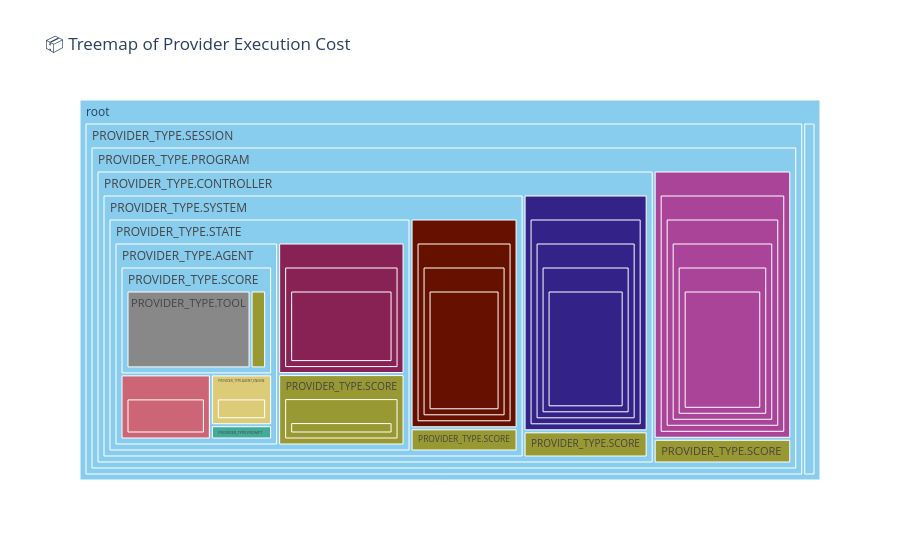

Notebook cell for this chart:
### Markdown cell above
### 📦 Treemap of Provider Execution Cost

This chart presents a **latency-weighted treemap** that reveals the **nested execution structure** of a CodeCritic run — from top-level orchestration down to fine-grained tooling.

#### 🧠 What this code does:
- **Builds a call hierarchy** by tracing each provider’s `called_by_type`, recursively reconstructing the execution path for every log entry.
- **Flattens each path** into separate columns (e.g., `path_0`, `path_1`, ...) so Plotly can visualize the full call stack as a nested tree.
- **Visualizes latency cost** using a treemap, where:
  - Each **box** represents a provider type at a specific nesting level.
  - **Box size** is proportional to total `latency_ms` contributed by that node and its descendants.
  - **Color** corresponds to `provider_type`, using a colorblind-safe palette.

#### 🔍 What you're observing:
- The **upper-left boxes** show top-level orchestrators (e.g., `session`, `program`).
- As you move inward (right and down), you see **nested calls** to `controller`, `system`, `state`, and ultimately `agent`, `tool`, `score`, etc.
- **Larger boxes** deeper in the tree indicate subsystems that consume significant time (e.g., tools like `mypy`, `black`, `ruff`).
- Hovering on a box reveals its exact path and latency.

This visualization is ideal for:
- Identifying where latency accumulates in multi-step workflows.
- Spotting repeated or redundant calls.
- Auditing nested delegation patterns during FSM-driven execution.

### Code cell
import plotly.express as px

# Step 1: Build edges and infer nesting path
df["source"] = df["called_by_type"].fillna("root")
df["target"] = df["provider_type"]
edges = list(zip(df["source"], df["target"]))

# Recursive path builder
def build_path(row, edges):
    if row["source"] == "root":
        return ["root", row["target"]]
    for src, tgt in edges:
        if tgt == row["source"]:
            return build_path({"source": src, "target": tgt}, edges) + [row["target"]]
    return ["root", row["source"], row["target"]]

df["call_path"] = df.apply(lambda row: build_path(row, edges), axis=1)

# Step 2: Flatten call path into real columns
path_df = df["call_path"].apply(pd.Series)
path_df.columns = [f"path_{i}" for i in path_df.columns]

# Step 3: Combine into sunburst data source
path_df = path_df.fillna("")

# Then proceed as before
sunburst_data = pd.concat([df, path_df], axis=1)


fig = px.treemap(
    sunburst_data,
    path=path_df.columns.tolist(),
    values="latency_ms",
    color="provider_type",
    color_discrete_sequence=px.colors.qualitative.Safe,
    title="📦 Treemap of Provider Execution Cost"
)
fig.show()

### Figure 1 — Plotly figure (JSON) as saved in the notebook; plotly's stock layout.template omitted (floating-point values rounded to 4 significant figures)
{"data": [{"branchvalues": "total", "customdata": [["(?)"], ["(?)"], ["(?)"], ["(?)"], ["(?)"], ["(?)"], ["(?)"], ["(?)"], ["(?)"], ["PROVIDER_TYPE.AGENT"], ["PROVIDER_TYPE.AGENT"], ["PROVIDER_TYPE.AGENT_ENGINE"], ["PROVIDER_TYPE.AGENT_ENGINE"], ["PROVIDER_TYPE.CONTEXT"], ["PROVIDER_TYPE.CONTEXT"], ["PROVIDER_TYPE.CONTEXT"], ["PROVIDER_TYPE.CONTEXT"], ["PROVIDER_TYPE.CONTEXT"], ["PROVIDER_TYPE.CONTEXT"], ["PROVIDER_TYPE.CONTEXT"], ["PROVIDER_TYPE.CONTROLLER"], ["PROVIDER_TYPE.CONTROLLER"], ["PROVIDER_TYPE.CONTROLLER"], ["PROVIDER_TYPE.CONTROLLER"], ["PROVIDER_TYPE.CONTROLLER"], ["PROVIDER_TYPE.PROGRAM"], ["PROVIDER_TYPE.PROGRAM"], ["PROVIDER_TYPE.PROGRAM"], ["PROVIDER_TYPE.PROGRAM"], ["PROVIDER_TYPE.PROGRAM"], ["PROVIDER_TYPE.PROGRAM"], ["PROVIDER_TYPE.PROMPT"], ["PROVIDER_TYPE.PROMPT"], ["PROVIDER_TYPE.SCORE"], ["PROVIDER_TYPE.SCORE"], ["PROVIDER_TYPE.SCORE"], ["PROVIDER_TYPE.SCORE"], ["PROVIDER_TYPE.SCORE"], ["PROVIDER_TYPE.SCORE"], ["PROVIDER_TYPE.SCORE"], ["PROVIDER_TYPE.SCORE"], ["PROVIDER_TYPE.SCORE"], ["PROVIDER_TYPE.SCORE"], ["PROVIDER_TYPE.SCORE"], ["PROVIDER_TYPE.SCORE"], ["PROVIDER_TYPE.SCORE"], ["PROVIDER_TYPE.SCORE"], ["PROVIDER_TYPE.SCORE"], ["PROVIDER_TYPE.SCORE"], ["PROVIDER_TYPE.SCORE"], ["PROVIDER_TYPE.SCORE"], ["PROVIDER_TYPE.SCORE"], ["PROVIDER_TYPE.SCORE"], ["PROVIDER_TYPE.SCORE"], ["PROVIDER_TYPE.SCORE"], ["PROVIDER_TYPE.SCORE"], ["PROVIDER_TYPE.SCORE"], ["PROVIDER_TYPE.SCORE"], ["PROVIDER_TYPE.SCORE"], ["PROVIDER_TYPE.STATE"], ["PROVIDER_TYPE.STATE"], ["PROVIDER_TYPE.STATE"], ["PROVIDER_TYPE.SYSTEM"], ["PROVIDER_TYPE.SYSTEM"], ["PROVIDER_TYPE.SYSTEM"], ["PROVIDER_TYPE.SYSTEM"], ["PROVIDER_TYPE.TOOL"]], "domain": {"x": [0, 1], "y": [0, 1]}, "hovertemplate": "labels=%{label}<br>latency_ms=%{value}<br>parent=%{parent}<br>id=%{id}<br>provider_type=%{customdata[0]}<extra></extra>", "ids": ["root/PROVIDER_TYPE.SESSION/PROVIDER_TYPE.PROGRAM/PROVIDER_TYPE.CONTROLLER/PROVIDER_TYPE.SYSTEM/PROVIDER_TYPE.STATE/PROVIDER_TYPE.AGENT", "root/PROVIDER_TYPE.SESSION", "root/PROVIDER_TYPE.SESSION/PROVIDER_TYPE.PROGRAM", "root/PROVIDER_TYPE.SESSION/PROVIDER_TYPE.PROGRAM/PROVIDER_TYPE.CONTROLLER", "root/PROVIDER_TYPE.SESSION/PROVIDER_TYPE.PROGRAM/PROVIDER_TYPE.CONTROLLER/PROVIDER_TYPE.SYSTEM", "root/PROVIDER_TYPE.SESSION/PROVIDER_TYPE.PROGRAM/PROVIDER_TYPE.CONTROLLER/PROVIDER_TYPE.SYSTEM/PROVIDER_TYPE.STATE", "root/PROVIDER_TYPE.CONTEXT", "root/PROVIDER_TYPE.SESSION/PROVIDER_TYPE.PROGRAM/PROVIDER_TYPE.CONTROLLER/PROVIDER_TYPE.SYSTEM/PROVIDER_TYPE.STATE/PROVIDER_TYPE.AGENT/PROVIDER_TYPE.SCORE", "root", "root/PROVIDER_TYPE.SESSION/PROVIDER_TYPE.PROGRAM/PROVIDER_TYPE.CONTROLLER/PROVIDER_TYPE.SYSTEM/PROVIDER_TYPE.STATE/PROVIDER_TYPE.AGENT/", "root/PROVIDER_TYPE.SESSION/PROVIDER_TYPE.PROGRAM/PROVIDER_TYPE.CONTROLLER/PROVIDER_TYPE.SYSTEM/PROVIDER_TYPE.STATE/PROVIDER_TYPE.AGENT//", "root/PROVIDER_TYPE.SESSION/PROVIDER_TYPE.PROGRAM/PROVIDER_TYPE.CONTROLLER/PROVIDER_TYPE.SYSTEM/PROVIDER_TYPE.STATE/PROVIDER_TYPE.AGENT/PROVIDER_TYPE.AGENT_ENGINE/", "root/PROVIDER_TYPE.SESSION/PROVIDER_TYPE.PROGRAM/PROVIDER_TYPE.CONTROLLER/PROVIDER_TYPE.SYSTEM/PROVIDER_TYPE.STATE/PROVIDER_TYPE.AGENT/PROVIDER_TYPE.AGENT_ENGINE", "root/PROVIDER_TYPE.CONTEXT///////", "root/PROVIDER_TYPE.CONTEXT/", "root/PROVIDER_TYPE.CONTEXT//", "root/PROVIDER_TYPE.CONTEXT/////", "root/PROVIDER_TYPE.CONTEXT///", "root/PROVIDER_TYPE.CONTEXT////", "root/PROVIDER_TYPE.CONTEXT//////", "root/PROVIDER_TYPE.SESSION/PROVIDER_TYPE.PROGRAM/PROVIDER_TYPE.CONTROLLER/////", "root/PROVIDER_TYPE.SESSION/PROVIDER_TYPE.PROGRAM/PROVIDER_TYPE.CONTROLLER////", "root/PROVIDER_TYPE.SESSION/PROVIDER_TYPE.PROGRAM/PROVIDER_TYPE.CONTROLLER/", "root/PROVIDER_TYPE.SESSION/PROVIDER_TYPE.PROGRAM/PROVIDER_TYPE.CONTROLLER///", "root/PROVIDER_TYPE.SESSION/PROVIDER_TYPE.PROGRAM/PROVIDER_TYPE.CONTROLLER//", "root/PROVIDER_TYPE.SESSION/PROVIDER_TYPE.PROGRAM//", "root/PROVIDER_TYPE.SESSION/PROVIDER_TYPE.PROGRAM/", "root/PROVIDER_TYPE.SESSION/PROVIDER_TYPE.PROGRAM///", "root/PROVIDER_TYPE.SESSION/PROVIDER_TYPE.PROGRAM////", "root/PROVIDER_TYPE.SESSION/PROVIDER_TYPE.PROGRAM//////", "root/PROVIDER_TYPE.SESSION/PROVIDER_TYPE.PROGRAM/////", "root/PROVIDER_TYPE.SESSION/PROVIDER_TYPE.PROGRAM/PROVIDER_TYPE.CONTROLLER/PROVIDER_TYPE.SYSTEM/PROVIDER_TYPE.STATE/PROVIDER_TYPE.AGENT/PROVIDER_TYPE.PROMPT", "root/PROVIDER_TYPE.SESSION/PROVIDER_TYPE.PROGRAM/PROVIDER_TYPE.CONTROLLER/PROVIDER_TYPE.SYSTEM/PROVIDER_TYPE.STATE/PROVIDER_TYPE.AGENT/PROVIDER_TYPE.PROMPT/", "root/PROVIDER_TYPE.SESSION/PROVIDER_TYPE.PROGRAM/PROVIDER_TYPE.CONTROLLER/PROVIDER_TYPE.SCORE///", "root/PROVIDER_TYPE.SESSION/PROVIDER_TYPE.PROGRAM/PROVIDER_TYPE.CONTROLLER/PROVIDER_TYPE.SYSTEM/PROVIDER_TYPE.STATE/PROVIDER_TYPE.AGENT/PROVIDER_TYPE.SCORE/", "root/PROVIDER_TYPE.CONTEXT/PROVIDER_TYPE.SCORE//", "root/PROVIDER_TYPE.SESSION/PROVIDER_TYPE.PROGRAM/PROVIDER_TYPE.CONTROLLER/PROVIDER_TYPE.SCORE", "root/PROVIDER_TYPE.SESSION/PROVIDER_TYPE.PROGRAM/PROVIDER_TYPE.SCORE/", "root/PROVIDER_TYPE.SESSION/PROVIDER_TYPE.PROGRAM/PROVIDER_TYPE.SCORE/////", "root/PROVIDER_TYPE.SESSION/PROVIDER_TYPE.PROGRAM/PROVIDER_TYPE.CONTROLLER/PROVIDER_TYPE.SCORE////", "root/PROVIDER_TYPE.CONTEXT/PROVIDER_TYPE.SCORE/", "root/PROVIDER_TYPE.SESSION/PROVIDER_TYPE.PROGRAM/PROVIDER_TYPE.SCORE", "root/PROVIDER_TYPE.SESSION/PROVIDER_TYPE.PROGRAM/PROVIDER_TYPE.CONTROLLER/PROVIDER_TYPE.SYSTEM/PROVIDER_TYPE.SCORE///", "root/PROVIDER_TYPE.CONTEXT/PROVIDER_TYPE.SCORE", "root/PROVIDER_TYPE.CONTEXT/PROVIDER_TYPE.SCORE//////", "root/PROVIDER_TYPE.SESSION/PROVIDER_TYPE.PROGRAM/PROVIDER_TYPE.SCORE////", "root/PROVIDER_TYPE.SESSION/PROVIDER_TYPE.PROGRAM/PROVIDER_TYPE.CONTROLLER/PROVIDER_TYPE.SCORE/", "root/PROVIDER_TYPE.SESSION/PROVIDER_TYPE.PROGRAM/PROVIDER_TYPE.SCORE//", "root/PROVIDER_TYPE.CONTEXT/PROVIDER_TYPE.SCORE///", "root/PROVIDER_TYPE.SESSION/PROVIDER_TYPE.PROGRAM/PROVIDER_TYPE.CONTROLLER/PROVIDER_TYPE.SYSTEM/PROVIDER_TYPE.STATE/PROVIDER_TYPE.SCORE", "root/PROVIDER_TYPE.SESSION/PROVIDER_TYPE.PROGRAM/PROVIDER_TYPE.CONTROLLER/PROVIDER_TYPE.SYSTEM/PROVIDER_TYPE.SCORE//", "root/PROVIDER_TYPE.CONTEXT/PROVIDER_TYPE.SCORE////", "root/PROVIDER_TYPE.SESSION/PROVIDER_TYPE.PROGRAM/PROVIDER_TYPE.CONTROLLER/PROVIDER_TYPE.SYSTEM/PROVIDER_TYPE.SCORE", "root/PROVIDER_TYPE.SESSION/PROVIDER_TYPE.PROGRAM/PROVIDER_TYPE.CONTROLLER/PROVIDER_TYPE.SCORE//", "root/PROVIDER_TYPE.SESSION/PROVIDER_TYPE.PROGRAM/PROVIDER_TYPE.SCORE///", "root/PROVIDER_TYPE.SESSION/PROVIDER_TYPE.PROGRAM/PROVIDER_TYPE.CONTROLLER/PROVIDER_TYPE.SYSTEM/PROVIDER_TYPE.SCORE/", "root/PROVIDER_TYPE.SESSION/PROVIDER_TYPE.PROGRAM/PROVIDER_TYPE.CONTROLLER/PROVIDER_TYPE.SYSTEM/PROVIDER_TYPE.STATE/PROVIDER_TYPE.SCORE/", "root/PROVIDER_TYPE.SESSION/PROVIDER_TYPE.PROGRAM/PROVIDER_TYPE.CONTROLLER/PROVIDER_TYPE.SYSTEM/PROVIDER_TYPE.STATE/PROVIDER_TYPE.SCORE//", "root/PROVIDER_TYPE.CONTEXT/PROVIDER_TYPE.SCORE/////", "root/PROVIDER_TYPE.SESSION/PROVIDER_TYPE.PROGRAM/PROVIDER_TYPE.CONTROLLER/PROVIDER_TYPE.SYSTEM/PROVIDER_TYPE.STATE//", "root/PROVIDER_TYPE.SESSION/PROVIDER_TYPE.PROGRAM/PROVIDER_TYPE.CONTROLLER/PROVIDER_TYPE.SYSTEM/PROVIDER_TYPE.STATE/", "root/PROVIDER_TYPE.SESSION/PROVIDER_TYPE.PROGRAM/PROVIDER_TYPE.CONTROLLER/PROVIDER_TYPE.SYSTEM/PROVIDER_TYPE.STATE///", "root/PROVIDER_TYPE.SESSION/PROVIDER_TYPE.PROGRAM/PROVIDER_TYPE.CONTROLLER/PROVIDER_TYPE.SYSTEM/", "root/PROVIDER_TYPE.SESSION/PROVIDER_TYPE.PROGRAM/PROVIDER_TYPE.CONTROLLER/PROVIDER_TYPE.SYSTEM///", "root/PROVIDER_TYPE.SESSION/PROVIDER_TYPE.PROGRAM/PROVIDER_TYPE.CONTROLLER/PROVIDER_TYPE.SYSTEM////", "root/PROVIDER_TYPE.SESSION/PROVIDER_TYPE.PROGRAM/PROVIDER_TYPE.CONTROLLER/PROVIDER_TYPE.SYSTEM//", "root/PROVIDER_TYPE.SESSION/PROVIDER_TYPE.PROGRAM/PROVIDER_TYPE.CONTROLLER/PROVIDER_TYPE.SYSTEM/PROVIDER_TYPE.STATE/PROVIDER_TYPE.AGENT/PROVIDER_TYPE.SCORE/PROVIDER_TYPE.TOOL"], "labels": ["PROVIDER_TYPE.AGENT", "PROVIDER_TYPE.SESSION", "PROVIDER_TYPE.PROGRAM", "PROVIDER_TYPE.CONTROLLER", "PROVIDER_TYPE.SYSTEM", "PROVIDER_TYPE.STATE", "PROVIDER_TYPE.CONTEXT", "PROVIDER_TYPE.SCORE", "root", "", "", "", "PROVIDER_TYPE.AGENT_ENGINE", "", "", "", "", "", "", "", "", "", "", "", "", "", "", "", "", "", "", "PROVIDER_TYPE.PROMPT", "", "", "", "", "PROVIDER_TYPE.SCORE", "", "", "", "", "PROVIDER_TYPE.SCORE", "", "PROVIDER_TYPE.SCORE", "", "", "", "", "", "PROVIDER_TYPE.SCORE", "", "", "PROVIDER_TYPE.SCORE", "", "", "", "", "", "", "", "", "", "", "", "", "", "PROVIDER_TYPE.TOOL"], "marker": {"colors": ["rgb(136, 204, 238)", "rgb(136, 204, 238)", "rgb(136, 204, 238)", "rgb(136, 204, 238)", "rgb(136, 204, 238)", "rgb(136, 204, 238)", "rgb(136, 204, 238)", "rgb(136, 204, 238)", "rgb(136, 204, 238)", "rgb(204, 102, 119)", "rgb(204, 102, 119)", "rgb(221, 204, 119)", "rgb(221, 204, 119)", "rgb(17, 119, 51)", "rgb(17, 119, 51)", "rgb(17, 119, 51)", "rgb(17, 119, 51)", "rgb(17, 119, 51)", "rgb(17, 119, 51)", "rgb(17, 119, 51)", "rgb(51, 34, 136)", "rgb(51, 34, 136)", "rgb(51, 34, 136)", "rgb(51, 34, 136)", "rgb(51, 34, 136)", "rgb(170, 68, 153)", "rgb(170, 68, 153)", "rgb(170, 68, 153)", "rgb(170, 68, 153)", "rgb(170, 68, 153)", "rgb(170, 68, 153)", "rgb(68, 170, 153)", "rgb(68, 170, 153)", "rgb(153, 153, 51)", "rgb(153, 153, 51)", "rgb(153, 153, 51)", "rgb(153, 153, 51)", "rgb(153, 153, 51)", "rgb(153, 153, 51)", "rgb(153, 153, 51)", "rgb(153, 153, 51)", "rgb(153, 153, 51)", "rgb(153, 153, 51)", "rgb(153, 153, 51)", "rgb(153, 153, 51)", "rgb(153, 153, 51)", "rgb(153, 153, 51)", "rgb(153, 153, 51)", "rgb(153, 153, 51)", "rgb(153, 153, 51)", "rgb(153, 153, 51)", "rgb(153, 153, 51)", "rgb(153, 153, 51)", "rgb(153, 153, 51)", "rgb(153, 153, 51)", "rgb(153, 153, 51)", "rgb(153, 153, 51)", "rgb(153, 153, 51)", "rgb(153, 153, 51)", "rgb(136, 34, 85)", "rgb(136, 34, 85)", "rgb(136, 34, 85)", "rgb(102, 17, 0)", "rgb(102, 17, 0)", "rgb(102, 17, 0)", "rgb(102, 17, 0)", "rgb(136, 136, 136)"]}, "name": "", "parents": ["root/PROVIDER_TYPE.SESSION/PROVIDER_TYPE.PROGRAM/PROVIDER_TYPE.CONTROLLER/PROVIDER_TYPE.SYSTEM/PROVIDER_TYPE.STATE", "root", "root/PROVIDER_TYPE.SESSION", "root/PROVIDER_TYPE.SESSION/PROVIDER_TYPE.PROGRAM", "root/PROVIDER_TYPE.SESSION/PROVIDER_TYPE.PROGRAM/PROVIDER_TYPE.CONTROLLER", "root/PROVIDER_TYPE.SESSION/PROVIDER_TYPE.PROGRAM/PROVIDER_TYPE.CONTROLLER/PROVIDER_TYPE.SYSTEM", "root", "root/PROVIDER_TYPE.SESSION/PROVIDER_TYPE.PROGRAM/PROVIDER_TYPE.CONTROLLER/PROVIDER_TYPE.SYSTEM/PROVIDER_TYPE.STATE/PROVIDER_TYPE.AGENT", "", "root/PROVIDER_TYPE.SESSION/PROVIDER_TYPE.PROGRAM/PROVIDER_TYPE.CONTROLLER/PROVIDER_TYPE.SYSTEM/PROVIDER_TYPE.STATE/PROVIDER_TYPE.AGENT", "root/PROVIDER_TYPE.SESSION/PROVIDER_TYPE.PROGRAM/PROVIDER_TYPE.CONTROLLER/PROVIDER_TYPE.SYSTEM/PROVIDER_TYPE.STATE/PROVIDER_TYPE.AGENT/", "root/PROVIDER_TYPE.SESSION/PROVIDER_TYPE.PROGRAM/PROVIDER_TYPE.CONTROLLER/PROVIDER_TYPE.SYSTEM/PROVIDER_TYPE.STATE/PROVIDER_TYPE.AGENT/PROVIDER_TYPE.AGENT_ENGINE", "root/PROVIDER_TYPE.SESSION/PROVIDER_TYPE.PROGRAM/PROVIDER_TYPE.CONTROLLER/PROVIDER_TYPE.SYSTEM/PROVIDER_TYPE.STATE/PROVIDER_TYPE.AGENT", "root/PROVIDER_TYPE.CONTEXT//////", "root/PROVIDER_TYPE.CONTEXT", "root/PROVIDER_TYPE.CONTEXT/", "root/PROVIDER_TYPE.CONTEXT////", "root/PROVIDER_TYPE.CONTEXT//", "root/PROVIDER_TYPE.CONTEXT///", "root/PROVIDER_TYPE.CONTEXT/////", "root/PROVIDER_TYPE.SESSION/PROVIDER_TYPE.PROGRAM/PROVIDER_TYPE.CONTROLLER////", "root/PROVIDER_TYPE.SESSION/PROVIDER_TYPE.PROGRAM/PROVIDER_TYPE.CONTROLLER///", "root/PROVIDER_TYPE.SESSION/PROVIDER_TYPE.PROGRAM/PROVIDER_TYPE.CONTROLLER", "root/PROVIDER_TYPE.SESSION/PROVIDER_TYPE.PROGRAM/PROVIDER_TYPE.CONTROLLER//", "root/PROVIDER_TYPE.SESSION/PROVIDER_TYPE.PROGRAM/PROVIDER_TYPE.CONTROLLER/", "root/PROVIDER_TYPE.SESSION/PROVIDER_TYPE.PROGRAM/", "root/PROVIDER_TYPE.SESSION/PROVIDER_TYPE.PROGRAM", "root/PROVIDER_TYPE.SESSION/PROVIDER_TYPE.PROGRAM//", "root/PROVIDER_TYPE.SESSION/PROVIDER_TYPE.PROGRAM///", "root/PROVIDER_TYPE.SESSION/PROVIDER_TYPE.PROGRAM/////", "root/PROVIDER_TYPE.SESSION/PROVIDER_TYPE.PROGRAM////", "root/PROVIDER_TYPE.SESSION/PROVIDER_TYPE.PROGRAM/PROVIDER_TYPE.CONTROLLER/PROVIDER_TYPE.SYSTEM/PROVIDER_TYPE.STATE/PROVIDER_TYPE.AGENT", "root/PROVIDER_TYPE.SESSION/PROVIDER_TYPE.PROGRAM/PROVIDER_TYPE.CONTROLLER/PROVIDER_TYPE.SYSTEM/PROVIDER_TYPE.STATE/PROVIDER_TYPE.AGENT/PROVIDER_TYPE.PROMPT", "root/PROVIDER_TYPE.SESSION/PROVIDER_TYPE.PROGRAM/PROVIDER_TYPE.CONTROLLER/PROVIDER_TYPE.SCORE//", "root/PROVIDER_TYPE.SESSION/PROVIDER_TYPE.PROGRAM/PROVIDER_TYPE.CONTROLLER/PROVIDER_TYPE.SYSTEM/PROVIDER_TYPE.STATE/PROVIDER_TYPE.AGENT/PROVIDER_TYPE.SCORE", "root/PROVIDER_TYPE.CONTEXT/PROVIDER_TYPE.SCORE/", "root/PROVIDER_TYPE.SESSION/PROVIDER_TYPE.PROGRAM/PROVIDER_TYPE.CONTROLLER", "root/PROVIDER_TYPE.SESSION/PROVIDER_TYPE.PROGRAM/PROVIDER_TYPE.SCORE", "root/PROVIDER_TYPE.SESSION/PROVIDER_TYPE.PROGRAM/PROVIDER_TYPE.SCORE////", "root/PROVIDER_TYPE.SESSION/PROVIDER_TYPE.PROGRAM/PROVIDER_TYPE.CONTROLLER/PROVIDER_TYPE.SCORE///", "root/PROVIDER_TYPE.CONTEXT/PROVIDER_TYPE.SCORE", "root/PROVIDER_TYPE.SESSION/PROVIDER_TYPE.PROGRAM", "root/PROVIDER_TYPE.SESSION/PROVIDER_TYPE.PROGRAM/PROVIDER_TYPE.CONTROLLER/PROVIDER_TYPE.SYSTEM/PROVIDER_TYPE.SCORE//", "root/PROVIDER_TYPE.CONTEXT", "root/PROVIDER_TYPE.CONTEXT/PROVIDER_TYPE.SCORE/////", "root/PROVIDER_TYPE.SESSION/PROVIDER_TYPE.PROGRAM/PROVIDER_TYPE.SCORE///", "root/PROVIDER_TYPE.SESSION/PROVIDER_TYPE.PROGRAM/PROVIDER_TYPE.CONTROLLER/PROVIDER_TYPE.SCORE", "root/PROVIDER_TYPE.SESSION/PROVIDER_TYPE.PROGRAM/PROVIDER_TYPE.SCORE/", "root/PROVIDER_TYPE.CONTEXT/PROVIDER_TYPE.SCORE//", "root/PROVIDER_TYPE.SESSION/PROVIDER_TYPE.PROGRAM/PROVIDER_TYPE.CONTROLLER/PROVIDER_TYPE.SYSTEM/PROVIDER_TYPE.STATE", "root/PROVIDER_TYPE.SESSION/PROVIDER_TYPE.PROGRAM/PROVIDER_TYPE.CONTROLLER/PROVIDER_TYPE.SYSTEM/PROVIDER_TYPE.SCORE/", "root/PROVIDER_TYPE.CONTEXT/PROVIDER_TYPE.SCORE///", "root/PROVIDER_TYPE.SESSION/PROVIDER_TYPE.PROGRAM/PROVIDER_TYPE.CONTROLLER/PROVIDER_TYPE.SYSTEM", "root/PROVIDER_TYPE.SESSION/PROVIDER_TYPE.PROGRAM/PROVIDER_TYPE.CONTROLLER/PROVIDER_TYPE.SCORE/", "root/PROVIDER_TYPE.SESSION/PROVIDER_TYPE.PROGRAM/PROVIDER_TYPE.SCORE//", "root/PROVIDER_TYPE.SESSION/PROVIDER_TYPE.PROGRAM/PROVIDER_TYPE.CONTROLLER/PROVIDER_TYPE.SYSTEM/PROVIDER_TYPE.SCORE", "root/PROVIDER_TYPE.SESSION/PROVIDER_TYPE.PROGRAM/PROVIDER_TYPE.CONTROLLER/PROVIDER_TYPE.SYSTEM/PROVIDER_TYPE.STATE/PROVIDER_TYPE.SCORE", "root/PROVIDER_TYPE.SESSION/PROVIDER_TYPE.PROGRAM/PROVIDER_TYPE.CONTROLLER/PROVIDER_TYPE.SYSTEM/PROVIDER_TYPE.STATE/PROVIDER_TYPE.SCORE/", "root/PROVIDER_TYPE.CONTEXT/PROVIDER_TYPE.SCORE////", "root/PROVIDER_TYPE.SESSION/PROVIDER_TYPE.PROGRAM/PROVIDER_TYPE.CONTROLLER/PROVIDER_TYPE.SYSTEM/PROVIDER_TYPE.STATE/", "root/PROVIDER_TYPE.SESSION/PROVIDER_TYPE.PROGRAM/PROVIDER_TYPE.CONTROLLER/PROVIDER_TYPE.SYSTEM/PROVIDER_TYPE.STATE", "root/PROVIDER_TYPE.SESSION/PROVIDER_TYPE.PROGRAM/PROVIDER_TYPE.CONTROLLER/PROVIDER_TYPE.SYSTEM/PROVIDER_TYPE.STATE//", "root/PROVIDER_TYPE.SESSION/PROVIDER_TYPE.PROGRAM/PROVIDER_TYPE.CONTROLLER/PROVIDER_TYPE.SYSTEM", "root/PROVIDER_TYPE.SESSION/PROVIDER_TYPE.PROGRAM/PROVIDER_TYPE.CONTROLLER/PROVIDER_TYPE.SYSTEM//", "root/PROVIDER_TYPE.SESSION/PROVIDER_TYPE.PROGRAM/PROVIDER_TYPE.CONTROLLER/PROVIDER_TYPE.SYSTEM///", "root/PROVIDER_TYPE.SESSION/PROVIDER_TYPE.PROGRAM/PROVIDER_TYPE.CONTROLLER/PROVIDER_TYPE.SYSTEM/", "root/PROVIDER_TYPE.SESSION/PROVIDER_TYPE.PROGRAM/PROVIDER_TYPE.CONTROLLER/PROVIDER_TYPE.SYSTEM/PROVIDER_TYPE.STATE/PROVIDER_TYPE.AGENT/PROVIDER_TYPE.SCORE"], "type": "treemap", "values": [21740.0, 84230.0, 84230.0, 67550.0, 52170.0, 38520.0, 1434.0, 13560.0, 85660.0, 4874.0, 4874.0, 2580.0, 2580.0, 720.0, 720.0, 720.0, 720.0, 720.0, 720.0, 720.0, 13840.0, 13840.0, 13840.0, 13840.0, 13840.0, 15280.0, 15280.0, 15280.0, 15280.0, 15280.0, 15280.0, 725.0, 725.0, 1531.0, 1514.0, 714.0, 1531.0, 1407.0, 1407.0, 1531.0, 714.0, 1407.0, 1360.0, 714.0, 714.0, 1407.0, 1531.0, 1407.0, 714.0, 5906.0, 1360.0, 714.0, 1360.0, 1531.0, 1407.0, 1360.0, 5906.0, 5906.0, 714.0, 10880.0, 10880.0, 10880.0, 12290.0, 12290.0, 12290.0, 12290.0, 12040.0]}], "layout": {"legend": {"tracegroupgap": 0}, "title": {"text": "📦 Treemap of Provider Execution Cost"}, "treemapcolorway": ["rgb(136, 204, 238)", "rgb(204, 102, 119)", "rgb(221, 204, 119)", "rgb(17, 119, 51)", "rgb(51, 34, 136)", "rgb(170, 68, 153)", "rgb(68, 170, 153)", "rgb(153, 153, 51)", "rgb(136, 34, 85)", "rgb(102, 17, 0)", "rgb(136, 136, 136)"]}}
